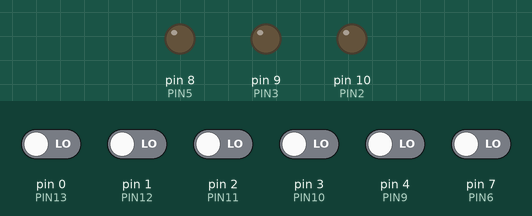
Simulated run of this sketch. Board: Arduino Uno, built with avr-gcc and run on an emulated ATmega328P. Parts: output pins drawn as LEDs (lit = HIGH). Inputs (shaded band) come from the test bench; at power-on: pin 0 (PIN13), pin 1 (PIN12), pin 2 (PIN11), pin 3 (PIN10), pin 4 (PIN9), pin 7 (PIN6) LOW.

Above: at 1.2 s.
1.3 s: pin 2 (PIN11) driven HIGH
At 2.2 s:
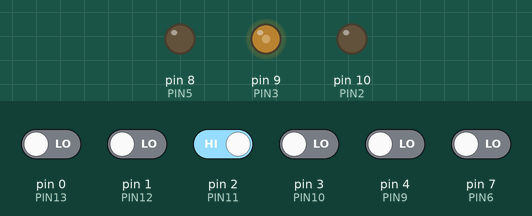
2.8 s: pin 4 (PIN9) driven HIGH
At 3.3 s:
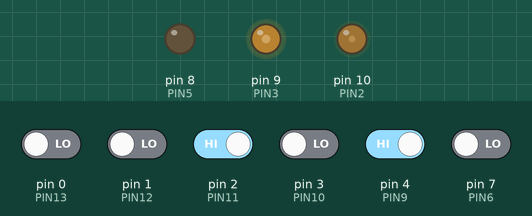
4.3 s: pin 7 (PIN6) driven HIGH
At 5.5 s:
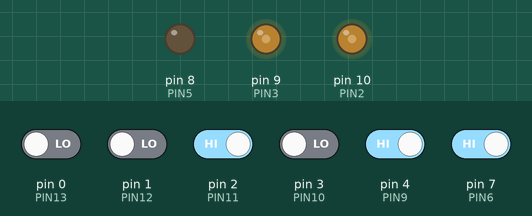
5.8 s: pin 2 (PIN11) driven LOW
At 6.8 s:
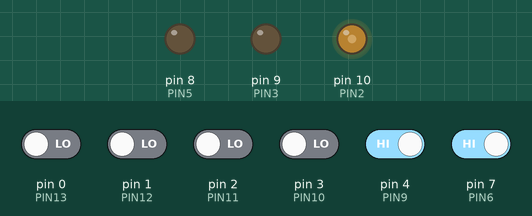
7.3 s: pin 7 (PIN6) driven LOW
At 7.9 s:
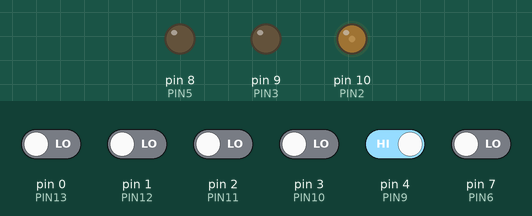
Timing chart, 0 to 9.8 s (numbered marks = the images above; inputs shaded):
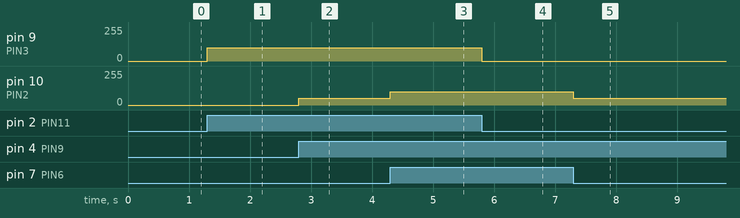

The sketch:

attiny84-rainbow-button-row.ino
```cpp
// ARDUINO PINS NORMAL CLOCKWISE
#define PIN2  10
#define PIN3  9
//#define PIN4  11 // skip, reset pin
#define PIN5  8
#define PIN6  7
#define PIN7  6 // serial in
#define PIN8  5 // serial out
#define PIN9  4
#define PIN10 3
#define PIN11 2
#define PIN12 1
#define PIN13 0

// ARDUINO PINS ALTERNATE COUNTERCLOCKWISE
//#define PIN2  0
//#define PIN3  1
////#define PIN4  11 // skip, reset pin
//#define PIN5  2
//#define PIN6  3
//#define PIN7  4 // serial in
//#define PIN8  5 // serial out
//#define PIN9  6
//#define PIN10 7
//#define PIN11 8
//#define PIN12 9
//#define PIN13 10

// DIRECT PINS
//#define PIN2  2
//#define PIN3  3
////#define PIN4  4 // skip, reset pin
//#define PIN5  5
//#define PIN6  6
//#define PIN7  7 // serial in
//#define PIN8  8 // serial out
//#define PIN9  9
//#define PIN10 10
//#define PIN11 11
//#define PIN12 12
//#define PIN13 13

// pin definitions
#define R_OUT PIN2
#define G_OUT PIN3
#define B_OUT PIN5
#define R_IN PIN6
#define O_IN PIN9
#define Y_IN PIN10
#define G_IN PIN11
#define B_IN PIN12
#define P_IN PIN13

void setup() {

  pinMode(R_OUT, OUTPUT);
  pinMode(G_OUT, OUTPUT);
  pinMode(B_OUT, OUTPUT);

  pinMode(R_IN, INPUT);
  pinMode(O_IN, INPUT);
  pinMode(Y_IN, INPUT);
  pinMode(G_IN, INPUT);
  pinMode(B_IN, INPUT);
  pinMode(P_IN, INPUT);

}

void loop() {
  // put your main code here, to run repeatedly:

  bool R_down = digitalRead(R_IN);
  bool O_down = digitalRead(O_IN);
  bool Y_down = digitalRead(Y_IN);
  bool G_down = digitalRead(G_IN);
  bool B_down = digitalRead(B_IN);
  bool P_down = digitalRead(P_IN);

  byte r = 0;
  byte g = 0;
  byte b = 0;

  if (R_down) {
    r = 100;
  } else if (O_down) {
    r = 50;
  }

  if (G_down) {
    g = 100;
  }

  if (B_down) {
    b = 100;
  }

  analogWrite(R_OUT, r);
  analogWrite(G_OUT, g);
  analogWrite(B_OUT, b);

}
```

Measured:
- after the input at 1.3 s, pin 9 (PIN3): 0/255 → 100/255 at once
- after the input at 2.8 s, pin 10 (PIN2): 0/255 → 50/255 at once
- after the input at 4.3 s, pin 10 (PIN2): 50/255 → 100/255 at once
- after the input at 5.8 s, pin 9 (PIN3): 100/255 → 0/255 at once
- after the input at 7.3 s, pin 10 (PIN2): 100/255 → 50/255 at once
